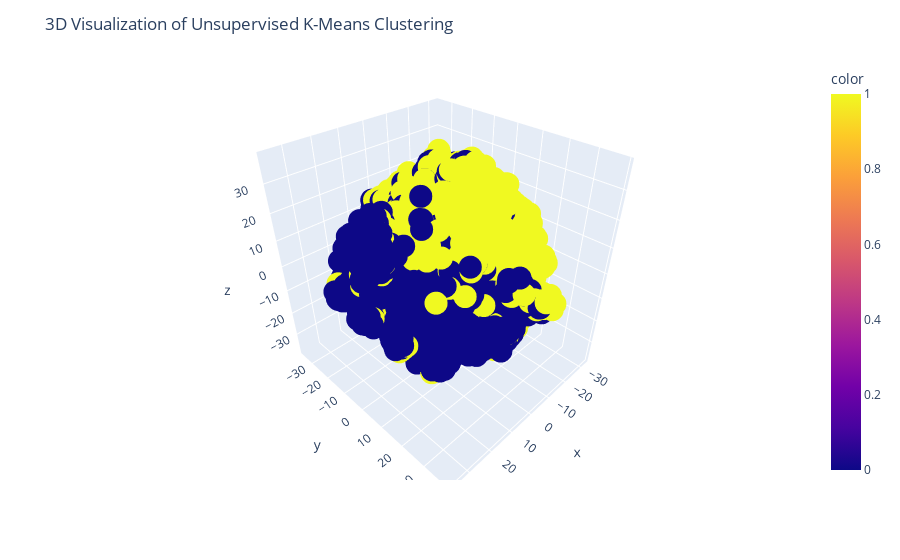

The code cell stored with this chart in its notebook:
### Code cell
import plotly.express as px

fig = px.scatter_3d(x=X_tsne[:, 0], y=X_tsne[:, 1], z=X_tsne[:, 2], color=clusters)
fig.update_layout(title='3D Visualization of Unsupervised K-Means Clustering')
fig.show()

### Figure 1 — Plotly figure (JSON) as saved in the notebook; plotly's stock layout.template omitted (floating-point values rounded to 4 significant figures; data arrays with more than 128 entries replaced by an {"elided": "..."} marker saying what was removed)
{"data": [{"hovertemplate": "x=%{x}<br>y=%{y}<br>z=%{z}<br>color=%{marker.color}<extra></extra>", "legendgroup": "", "marker": {"color": {"elided": "10000 int values"}, "coloraxis": "coloraxis", "symbol": "circle"}, "mode": "markers", "name": "", "scene": "scene", "showlegend": false, "type": "scatter3d", "x": {"elided": "10000 float values"}, "y": {"elided": "10000 float values"}, "z": {"elided": "10000 float values"}}], "layout": {"coloraxis": {"colorbar": {"title": {"text": "color"}}, "colorscale": [[0, "#0d0887"], [0.1111, "#46039f"], [0.2222, "#7201a8"], [0.3333, "#9c179e"], [0.4444, "#bd3786"], [0.5556, "#d8576b"], [0.6667, "#ed7953"], [0.7778, "#fb9f3a"], [0.8889, "#fdca26"], [1, "#f0f921"]]}, "legend": {"tracegroupgap": 0}, "margin": {"t": 60}, "scene": {"domain": {"x": [0, 1], "y": [0, 1]}, "xaxis": {"title": {"text": "x"}}, "yaxis": {"title": {"text": "y"}}, "zaxis": {"title": {"text": "z"}}}, "title": {"text": "3D Visualization of Unsupervised K-Means Clustering"}}}
